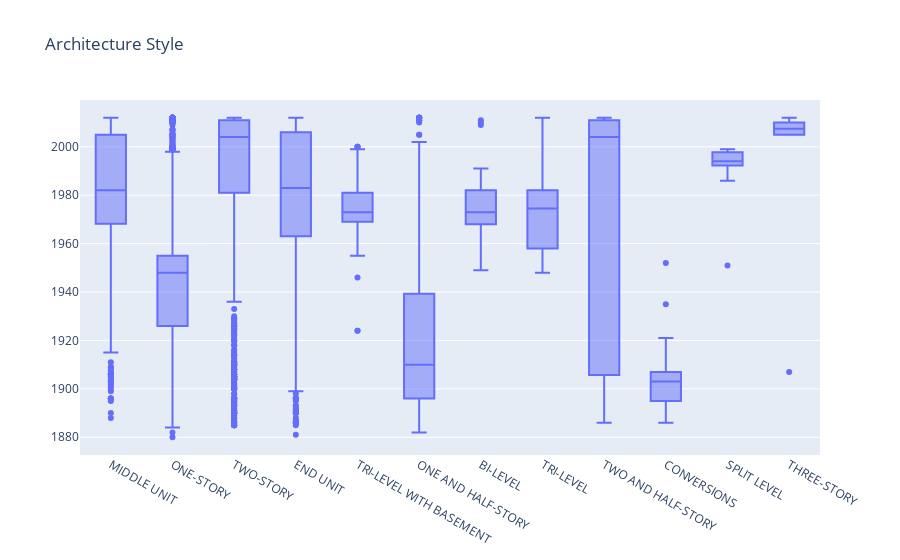

Notebook code for this chart:
### Markdown cell above
## Architecture Style

### Code cell
fig = go.Figure(go.Box(
    x=subset_data.arcstyle,
    y= subset_data.yrbuilt))
fig.update_layout(title= "Architecture Style")
fig.show()

### Figure 1 — Plotly figure (JSON) as saved in the notebook; plotly's stock layout.template omitted (floating-point values rounded to 4 significant figures; data arrays with more than 128 entries replaced by an {"elided": "..."} marker saying what was removed)
{"data": [{"type": "box", "x": {"elided": "4999 str values"}, "y": {"elided": "4999 int values"}}], "layout": {"title": {"text": "Architecture Style"}}}
